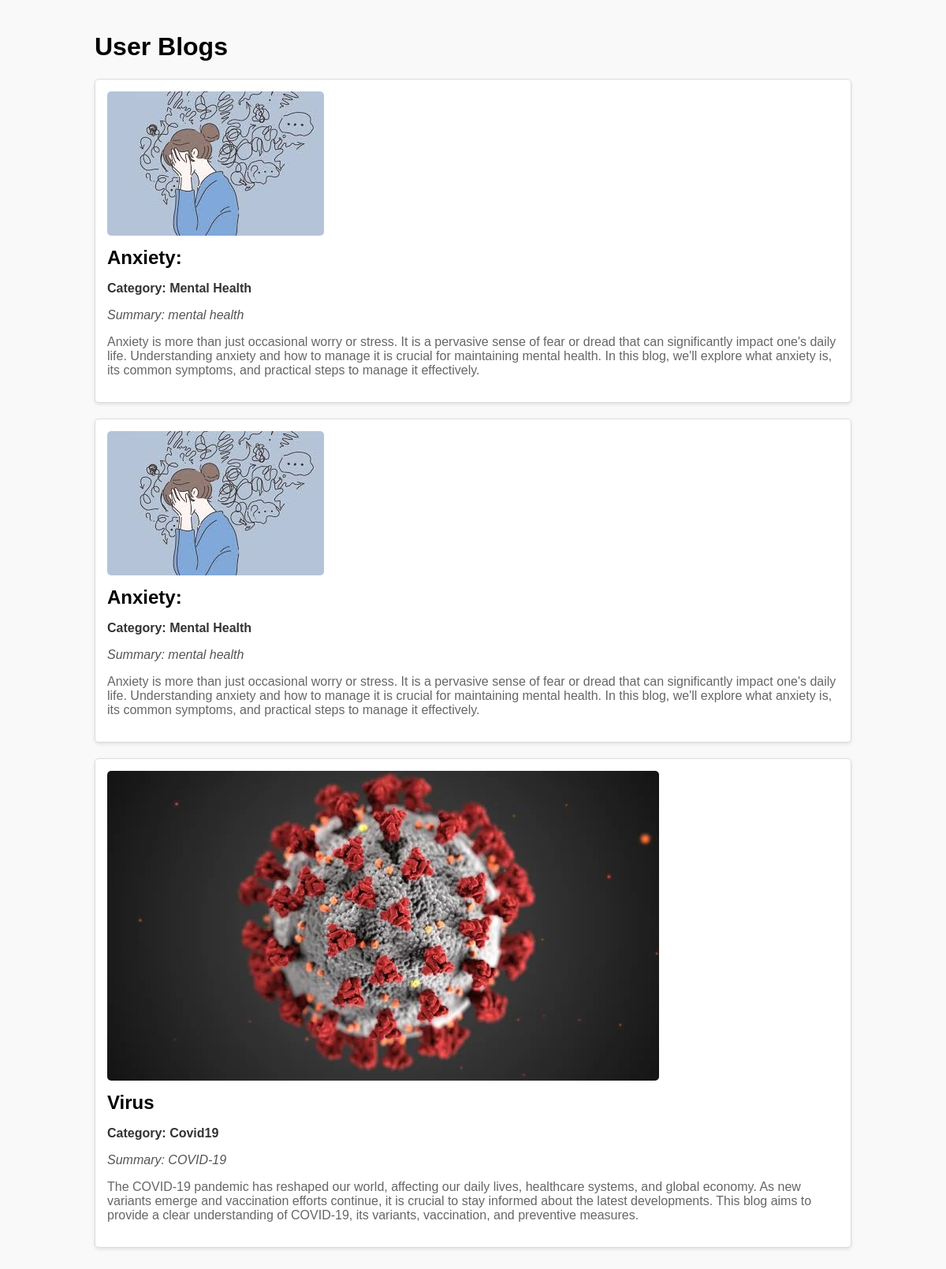
The app's page /blog/view/user (signed in) with its own data.
### blog/models.py (models this page shows, shortened)
class Blog(models.Model):
    title = models.CharField(max_length=10)
    image = models.ImageField(upload_to="blog_images/")
    category = models.CharField(max_length=20, choices=TYPE_CHOICES)
    summary = models.CharField(max_length=15)
    content = models.TextField()
    user = models.ForeignKey(User, on_delete=models.CASCADE)
    draft = models.BooleanField()

### blog/views.py (the view)
# urls.py: path("view/user", views.read_blogs_by_user, name="read-blogs-by_user"),
@login_required
def read_blogs_by_user(request):
    user = request.user
    blogs = Blog.objects.filter(user=user)
    return render(request, "blog/read_blog_user.html", {"blogs": blogs})

### blog/templates/blog/read_blog_user.html (shortened to what this page needs)
<!DOCTYPE html>
<html lang="en">
<head>
</head>
<body>
    <div class="container">
        <h1>User Blogs</h1>
        {% for blog in blogs %}
        <div class="blog-card">
            <img src="{{ blog.image.url }}" alt="{{ blog.title }}">
            <h2>{{ blog.title }}</h2>
            <p class="category">Category: {{ blog.category }}</p>
            <p class="summary">Summary: {{ blog.summary }}</p>
            <p>{{ blog.content }}</p>
        </div>
        {% empty %}
        <p>No blogs found.</p>
        {% endfor %}
    </div>
</body>
</html>

### blog/templates/blog/read_blog_user.html (style rules this page uses)
body { font-family: Arial, sans-serif; background-color: #f9f9f9; margin: 0; padding: 0; }
.container { width: 80%; margin: 0 auto; padding: 20px; }
.blog-card { background-color: #fff; border: 1px solid #ddd; border-radius: 5px; padding: 15px; margin-bottom: 20px; box-shadow: 0 2px 4px rgba(0, 0, 0, 0.1); }
.blog-card img { max-width: 100%; height: auto; border-radius: 5px; }
.blog-card h2 { font-size: 24px; margin: 10px 0; }
.blog-card p { font-size: 16px; color: #666; }
.blog-card .category { font-weight: bold; color: #333; }
.blog-card .summary { font-style: italic; color: #555; }

### records on screen
Blog: image (picture), title "Anxiety:", category "Mental Health", summary "mental health", content "Anxiety is more than just occasional worry or stress. It is a pervasive sense of fear or dread that can significantly impact one's daily life. Understanding anxiety and how to manage it is crucial for maintaining mental health. In this blog, we'll explore what anxiety is, its common symptoms, and practical steps to manage it effectively."
Blog: image (picture), title "Anxiety:", category "Mental Health", summary "mental health", content "Anxiety is more than just occasional worry or stress. It is a pervasive sense of fear or dread that can significantly impact one's daily life. Understanding anxiety and how to manage it is crucial for maintaining mental health. In this blog, we'll explore what anxiety is, its common symptoms, and practical steps to manage it effectively."
Blog: image (picture), title "Virus", category "Covid19", summary "COVID-19", content "The COVID-19 pandemic has reshaped our world, affecting our daily lives, healthcare systems, and global economy. As new variants emerge and vaccination efforts continue, it is crucial to stay informed about the latest developments. This blog aims to provide a clear understanding of COVID-19, its variants, vaccination, and preventive measures."
